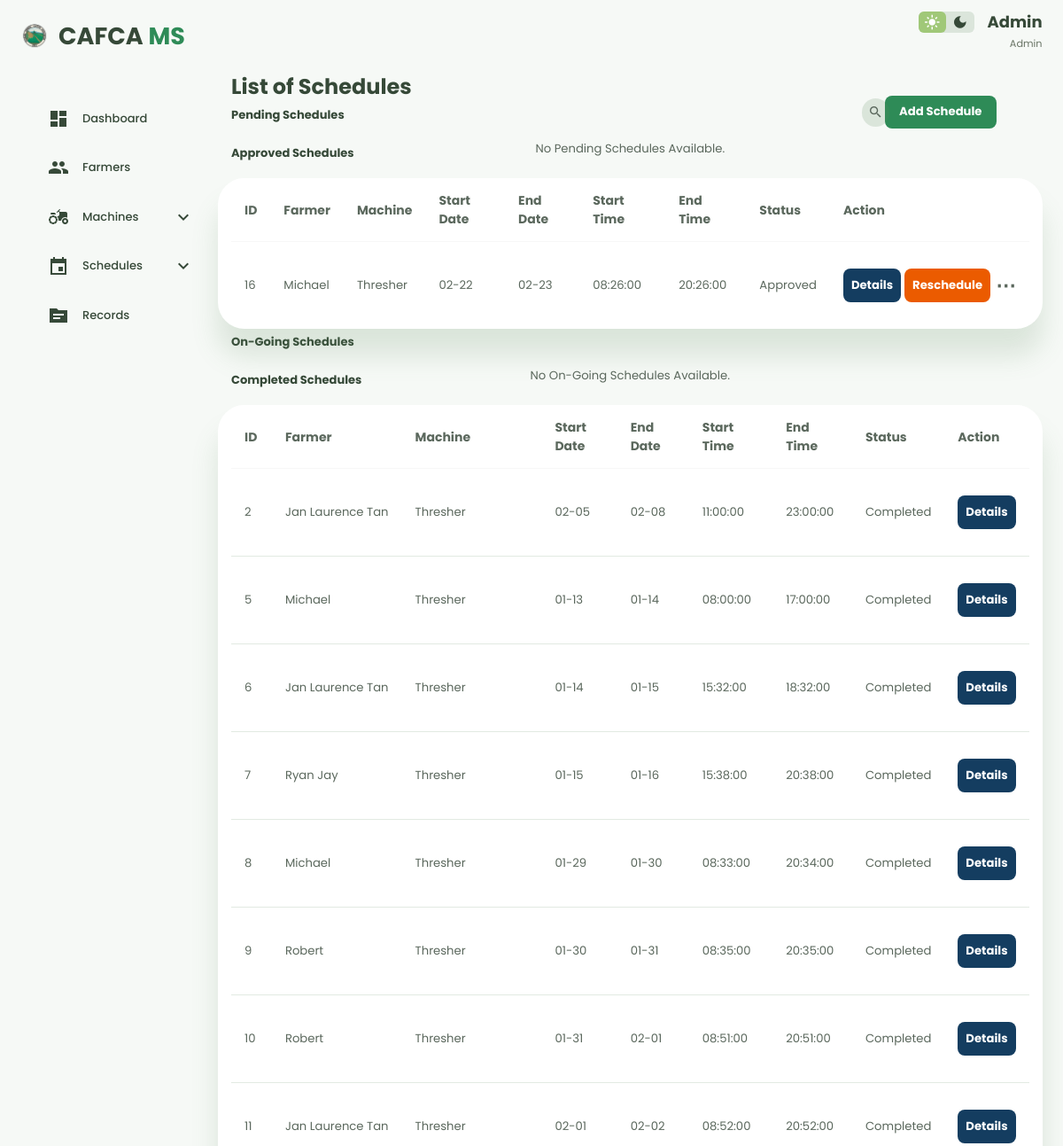
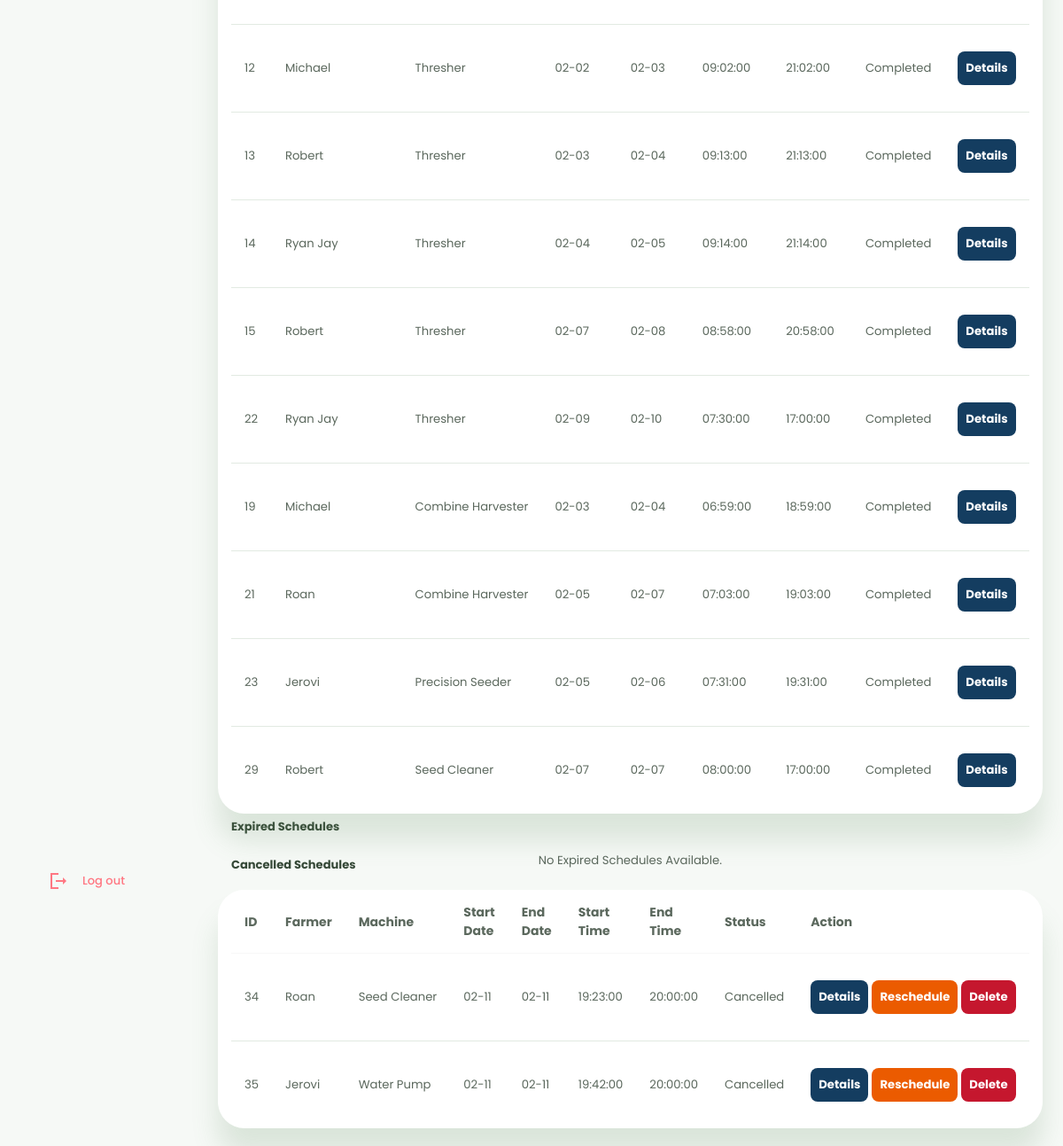
The app's page /dashboard/schedules/schedule.php (signed in) with its own data (2 pictures, top to bottom).
### tables this page shows
CREATE TABLE `schedules` (
  `id` int(11) NOT NULL,
  `farmer_id` int(255) NOT NULL,
  `machine_id` int(255) NOT NULL,
  `schedule_date` date NOT NULL,
  `date_span` int(255) NOT NULL,
  `start_time` time NOT NULL,
  `end_time` time NOT NULL,
  `status` enum('Pending','Approved','On going','Completed','Expired','Cancelled') DEFAULT 'Pending',
  `reschedule_reason` text DEFAULT NULL,
  `rescheduled_at` datetime DEFAULT NULL,
  `return_date` datetime DEFAULT NULL,
  `return_notes` text DEFAULT NULL,
  `created_at` timestamp NOT NULL DEFAULT current_timestamp()
);

CREATE TABLE `farmers` (
  `id` int(255) NOT NULL,
  `name` varchar(255) NOT NULL,
  `age` int(2) NOT NULL,
  `birthday` date NOT NULL,
  `address` varchar(255) NOT NULL,
  `land` varchar(255) NOT NULL,
  `unit` varchar(20) NOT NULL,
  `phone` varchar(11) NOT NULL,
  `created_at` varchar(255) NOT NULL DEFAULT current_timestamp()
);

CREATE TABLE `machines` (
  `id` int(255) NOT NULL,
  `name` varchar(255) NOT NULL,
  `quantity` int(255) NOT NULL DEFAULT 0,
  `status` varchar(255) NOT NULL,
  `acquisition_date` date NOT NULL,
  `unavailable_from` datetime DEFAULT NULL,
  `unavailable_until` datetime DEFAULT NULL,
  `unavailable_count` int(255) DEFAULT 1,
  `last_returned` datetime DEFAULT NULL
);

### dashboard/schedules/schedule.php (the view, shortened to what the rows shown need)
<?php
$servername = "localhost";
$username = "root";
$password = "";
$database = "testdb";
$conn = new mysqli($servername, $username, $password, $database);
$conn->query("SET time_zone = '+08:00'");
$now = new DateTime();
$currentDateTime = $now->format('Y-m-d H:i:s');
$checkSql = "SELECT id, schedule_date, start_time, status FROM schedules WHERE status = 'Pending'";
$checkResult = $conn->query($checkSql);
if ($checkResult) {
    while ($row = $checkResult->fetch_assoc()) {
        $scheduleStartTime = $row['schedule_date'] . ' ' . $row['start_time'];
        if ($scheduleStartTime < $currentDateTime) {
            $updateId = $row['id'];
            $conn->query("UPDATE schedules SET status = 'Expired' WHERE id = $updateId");
        }
    }
}
$activeSql = "SELECT schedule_date, date_span, start_time, end_time, status, return_date
              FROM schedules WHERE status IN ('Approved', 'Completed')";
$activeResult = $conn->query($activeSql);
if ($activeResult) {
    $tz    = new DateTimeZone('Asia/Manila');
    while ($row = $activeResult->fetch_assoc()) {
        $dbStatus   = $row['status'];
        $span       = (int)$row['date_span'];
        $startTime  = $row['start_time'] ?: '00:00:00';
        $endTime    = $row['end_time']   ?: '23:59:59';
        if ($dbStatus === 'Completed') {
            continue;
        }
        $startDt = new DateTime($row['schedule_date'] . ' ' . $startTime, $tz);
        $endBase  = new DateTime($row['schedule_date'], $tz);
        $endBase->modify("+{$span} days");
        $endDt = new DateTime($endBase->format('Y-m-d') . ' ' . $endTime, $tz);
    }
}
$countSql = "SELECT schedule_date, start_time, end_time, date_span, status FROM schedules";
$countResult = $conn->query($countSql);
if ($countResult) {
    while ($r = $countResult->fetch_assoc()) {
        $scheduleDate = $r['schedule_date'];
        $startTime = $r['start_time'] ?: '00:00:00';
        $endTime = $r['end_time'] ?: '23:59:59';
        $dateSpan = isset($r['date_span']) ? (int)$r['date_span'] : 0;
        try {
            $startDt = new DateTime($scheduleDate . ' ' . $startTime);
        } catch (Exception $e) {
            $startDt = new DateTime($scheduleDate . ' 00:00:00');
        }
        $endDateStr = date('Y-m-d', strtotime($scheduleDate . " +{$dateSpan} days"));
        try {
            $endDt = new DateTime($endDateStr . ' ' . $endTime);
        } catch (Exception $e) {
            $endDt = new DateTime($endDateStr . ' 23:59:59');
        }
    }
}
?>
<!DOCTYPE html>
<html lang="en">
<head>
    <link rel="stylesheet" href="../farmers_sec/farmerstyle.css">
</head>
<body>
    <div class="container">
        <aside>
            <div class="top">
                <a class="logo" href="../main/dashdex.php">
                    <h2>CAFCA <span>MS</span></h2>
                </a>
            </div>
        </aside>
        <main>
            <div class="title">
                <h2>List of Schedules</h2>
            </div>
            <br>
            <?php
            $statusFilter = $_GET['status'] ?? null;
            $schedules = [
                'Pending' => [],
                'Approved' => [],
                'On going' => [],
                'Completed' => [],
                'Expired' => [],
                'Cancelled' => []
            ];
            $sql = "
                SELECT
                    schedules.id,
                    schedules.status,
                    farmers.name AS farmer_name,
                    machines.name AS machine_name,
                    schedules.schedule_date,
                    schedules.date_span,
                    schedules.start_time,
                    schedules.end_time,
                    schedules.reschedule_reason,
                    schedules.rescheduled_at
                FROM schedules
                JOIN farmers ON schedules.farmer_id = farmers.id
                JOIN machines ON schedules.machine_id = machines.id
            ";
            $result = $conn->query($sql);
            $now = new DateTime();
            while ($row = $result->fetch_assoc()) {
                $dbStatus = $row['status'];
                $scheduleDate = $row['schedule_date'];
                $startTime = $row['start_time'] ?: '00:00:00';
                $endTime = $row['end_time'] ?: '23:59:59';
                $dateSpan = isset($row['date_span']) ? (int)$row['date_span'] : 0;
                try {
                    $startDt = new DateTime($scheduleDate . ' ' . $startTime);
                } catch (Exception $e) {
                    $startDt = new DateTime($scheduleDate . ' 00:00:00');
                }
                $endDateStr = date('Y-m-d', strtotime($scheduleDate . " +{$dateSpan} days"));
                try {
                    $endDt = new DateTime($endDateStr . ' ' . $endTime);
                } catch (Exception $e) {
                    $endDt = new DateTime($endDateStr . ' 23:59:59');
                }
                $computedStatus = $dbStatus;
                if ($dbStatus === 'Pending') {
                    if ($now >= $startDt) {
                        $computedStatus = 'Expired';
                    }
                }
                elseif ($dbStatus === 'Approved') {
                    if ($now >= $startDt && $now <= $endDt) {
                        $computedStatus = 'On going';
                    } elseif ($now > $endDt) {
                        $computedStatus = 'Completed';
                    }
                }
                $schedules[$computedStatus][] = [
                    'row' => $row,
                    'status' => $computedStatus
                ];
            }
            function renderScheduleTable($title, $data) {
                static $tableIndex = 0;
                $tableIndex++;
                $tableId = 'scheduleTable_' . $tableIndex;
                if (empty($data)) {
                    return;
                }
                echo "
                <div class='table-scroll'>
                <table id='{$tableId}' style='width:100%' class='table'>
                    <thead>
                        <tr>
                            <th>ID</th>
                            <th>Farmer</th>
                            <th>Machine</th>
                            <th>Start Date</th>
                            <th>End Date</th>
                            <th>Start Time</th>
                            <th>End Time</th>
                            <th>Status</th>
                            <th>Action</th>
                        </tr>
                    </thead>
                    <tbody>
                ";
                foreach ($data as $item) {
                    $row = $item['row'];
                    $status = $item['status'];
                    $start_date = date('m-d', strtotime($row['schedule_date']));
                    $end_date = date('m-d', strtotime($row['schedule_date'] . " +{$row['date_span']} days"));
                    $safefarmer  = htmlspecialchars(strtolower($row['farmer_name']),  ENT_QUOTES, 'UTF-8');
                    $safemachine = htmlspecialchars(strtolower($row['machine_name']), ENT_QUOTES, 'UTF-8');
                    $safestatus  = htmlspecialchars(strtolower($status),              ENT_QUOTES, 'UTF-8');
                    echo "<tr class='schedule-row' data-farmer='{$safefarmer}' data-machine='{$safemachine}' data-status='{$safestatus}'>";
                    echo "<td>{$row['id']}</td>";
                    echo "<td>{$row['farmer_name']}</td>";
                    echo "<td>{$row['machine_name']}</td>";
                    echo "<td>$start_date</td>";
                    echo "<td>$end_date</td>";
                    echo "<td>{$row['start_time']}</td>";
                    echo "<td>{$row['end_time']}</td>";
                    echo "<td>$status</td>";
                    echo "<td>
                            <a class='btn btn-success btn-sm' onclick='openDetailsModal({$row['id']})' href='javascript:void(0)'>Details</a>";
                    if ($status === 'Pending') {
                        echo "<a class='btn btn-primary btn-sm' onclick='openEditScheduleModal({$row['id']})' href='javascript:void(0)' style='margin-left: 4px;'>Edit</a>";
                        echo "<a class='btn btn-primary btn-sm' onclick=\"return confirm('Are you sure you want to approve " . htmlspecialchars($row['farmer_name']) . "\\'s schedule to use " . htmlspecialchars($row['machine_name']) . "?');\" style='margin-left: 4px;' href='approve_schedule.php?id={$row['id']}'>Approve</a>";
                        echo "<a class='btn btn-danger btn-sm' onclick=\"return confirm('Are you sure you want to cancel " . htmlspecialchars($row['farmer_name']) . "\\'s schedule?');\"  style='margin-left: 4px;' href='cancel_schedule.php?id={$row['id']}'>Cancel</a>";
                    } elseif ($status === 'Approved') {
                        echo "<a class='btn btn-resched btn-sm' style='margin-left: 4px;' onclick='openRescheduleModal({$row['id']}, \"" . htmlspecialchars($row['farmer_name'], ENT_QUOTES) . "\", \"" . htmlspecialchars($row['machine_name'], ENT_QUOTES) . "\", \"" . htmlspecialchars($row['schedule_date']) . "\", {$row['date_span']}, \"" . htmlspecialchars($row['start_time']) . "\", \"" . htmlspecialchars($row['end_time']) . "\", \"$status\")'>Reschedule</a>";
                        if (!empty($row['reschedule_reason'])) {
                            $reason = htmlspecialchars($row['reschedule_reason'], ENT_QUOTES);
                            $rescheduled_date = !empty($row['rescheduled_at']) ? date('M d, Y g:i A', strtotime($row['rescheduled_at'])) : 'N/A';
                            echo "<span class='reschedule-info-icon' data-tooltip='Rescheduled on: $rescheduled_date&#10;Reason: $reason'>⋯</span>";
                        }
                    } elseif ($status === 'Expired') {
                        echo "<a class='btn btn-danger btn-sm' onclick=\"return confirm('Are you sure you want to delete this expired schedule?');\" style='margin-left: 4px;' href='delete_schedule.php?id={$row['id']}'>Delete</a>";
                    } elseif ($status === 'Cancelled') {
                        echo "<a class='btn btn-resched btn-sm' style='margin-left: 4px;' onclick='openRescheduleModal({$row['id']}, \"" . htmlspecialchars($row['farmer_name'], ENT_QUOTES) . "\", \"" . htmlspecialchars($row['machine_name'], ENT_QUOTES) . "\", \"" . htmlspecialchars($row['schedule_date']) . "\", {$row['date_span']}, \"" . htmlspecialchars($row['start_time']) . "\", \"" . htmlspecialchars($row['end_time']) . "\", \"$status\")'>Reschedule</a>";
                        echo "<a class='btn btn-danger btn-sm' onclick=\"return confirm('Are you sure you want to delete this cancelled schedule?');\" style='margin-left: 4px;' href='delete_schedule.php?id={$row['id']}'>Delete</a>";
                    }
                    echo "</td>";
                    echo "</tr>";
                }
                echo "</tbody>
                <tr class='no-results-row' style='display:none;'>
                    <td colspan='9' style='text-align:center; padding:2rem; color:var(--color-dark-variant);'>
                        <span class='material-icons-sharp' style='font-size:2rem;display:block;margin-bottom:0.5rem;'>search_off</span>
                        No schedules found matching your search.
                    </td>
                </tr>
                </table>
                </div><br>";
            }
            if ($statusFilter) {
                renderScheduleTable("$statusFilter Schedules", $schedules[$statusFilter] ?? []);
            } else {
                renderScheduleTable("Approved Schedules", $schedules['Approved'] ?? []);
                renderScheduleTable("Cancelled Schedules", $schedules['Cancelled'] ?? []);
            }
            ?>
        </main>
    </div>
</body>
</html>

### records on screen
schedules: id "16", farmer.name "Michael", machine.name "Thresher", schedule_date "02-22", end_date "02-23", start_time "08:26:00", end_time "20:26:00", status "Approved"
schedules: id "2", farmer.name "Jan Laurence Tan", machine.name "Thresher", schedule_date "02-05", end_date "02-08", start_time "11:00:00", end_time "23:00:00", status "Completed"
schedules: id "5", farmer.name "Michael", machine.name "Thresher", schedule_date "01-13", end_date "01-14", start_time "08:00:00", end_time "17:00:00", status "Completed"
schedules: id "6", farmer.name "Jan Laurence Tan", machine.name "Thresher", schedule_date "01-14", end_date "01-15", start_time "15:32:00", end_time "18:32:00", status "Completed"
schedules: id "7", farmer.name "Ryan Jay", machine.name "Thresher", schedule_date "01-15", end_date "01-16", start_time "15:38:00", end_time "20:38:00", status "Completed"
schedules: id "8", farmer.name "Michael", machine.name "Thresher", schedule_date "01-29", end_date "01-30", start_time "08:33:00", end_time "20:34:00", status "Completed"
schedules: id "9", farmer.name "Robert", machine.name "Thresher", schedule_date "01-30", end_date "01-31", start_time "08:35:00", end_time "20:35:00", status "Completed"
schedules: id "10", farmer.name "Robert", machine.name "Thresher", schedule_date "01-31", end_date "02-01", start_time "08:51:00", end_time "20:51:00", status "Completed"
schedules: id "11", farmer.name "Jan Laurence Tan", machine.name "Thresher", schedule_date "02-01", end_date "02-02", start_time "08:52:00", end_time "20:52:00", status "Completed"
schedules: id "12", farmer.name "Michael", machine.name "Thresher", schedule_date "02-02", end_date "02-03", start_time "09:02:00", end_time "21:02:00", status "Completed"
schedules: id "13", farmer.name "Robert", machine.name "Thresher", schedule_date "02-03", end_date "02-04", start_time "09:13:00", end_time "21:13:00", status "Completed"
schedules: id "14", farmer.name "Ryan Jay", machine.name "Thresher", schedule_date "02-04", end_date "02-05", start_time "09:14:00", end_time "21:14:00", status "Completed"
schedules: id "15", farmer.name "Robert", machine.name "Thresher", schedule_date "02-07", end_date "02-08", start_time "08:58:00", end_time "20:58:00", status "Completed"
schedules: id "22", farmer.name "Ryan Jay", machine.name "Thresher", schedule_date "02-09", end_date "02-10", start_time "07:30:00", end_time "17:00:00", status "Completed"
schedules: id "19", farmer.name "Michael", machine.name "Combine Harvester", schedule_date "02-03", end_date "02-04", start_time "06:59:00", end_time "18:59:00", status "Completed"
schedules: id "21", farmer.name "Roan", machine.name "Combine Harvester", schedule_date "02-05", end_date "02-07", start_time "07:03:00", end_time "19:03:00", status "Completed"
schedules: id "23", farmer.name "Jerovi", machine.name "Precision Seeder", schedule_date "02-05", end_date "02-06", start_time "07:31:00", end_time "19:31:00", status "Completed"
schedules: id "29", farmer.name "Robert", machine.name "Seed Cleaner", schedule_date "02-07", end_date "02-07", start_time "08:00:00", end_time "17:00:00", status "Completed"
schedules: id "34", farmer.name "Roan", machine.name "Seed Cleaner", schedule_date "02-11", end_date "02-11", start_time "19:23:00", end_time "20:00:00", status "Cancelled"
schedules: id "35", farmer.name "Jerovi", machine.name "Water Pump", schedule_date "02-11", end_date "02-11", start_time "19:42:00", end_time "20:00:00", status "Cancelled"

### other values on screen
$_SESSION['username'] "Admin"
$title "Pending Schedules Approved Schedules On-Going Schedules Completed Schedules Expired Schedules Cancelled Schedules"
$title "Pending Schedules On-Going Schedules Expired Schedules"
